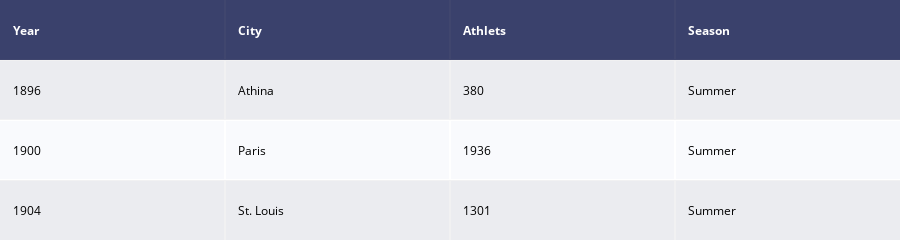

Notebook cell for this chart:
### Code cell
iplot(ff.create_table(df2.head(3)), filename='jupyter-table2')

### Figure 1 — Plotly figure (JSON) as saved in the notebook; plotly's stock layout.template omitted (floating-point values rounded to 4 significant figures)
{"data": [{"colorscale": [[0, "#00083e"], [0.5, "#ededee"], [1, "#ffffff"]], "hoverinfo": "none", "opacity": 0.75, "showscale": false, "type": "heatmap", "z": [[0, 0, 0, 0], [0.5, 0.5, 0.5, 0.5], [1, 1, 1, 1], [0.5, 0.5, 0.5, 0.5]]}], "layout": {"annotations": [{"align": "left", "font": {"color": "#ffffff"}, "showarrow": false, "text": "<b>Year</b>", "x": -0.45, "xanchor": "left", "xref": "x", "y": 0, "yref": "y"}, {"align": "left", "font": {"color": "#ffffff"}, "showarrow": false, "text": "<b>City</b>", "x": 0.55, "xanchor": "left", "xref": "x", "y": 0, "yref": "y"}, {"align": "left", "font": {"color": "#ffffff"}, "showarrow": false, "text": "<b>Athlets</b>", "x": 1.55, "xanchor": "left", "xref": "x", "y": 0, "yref": "y"}, {"align": "left", "font": {"color": "#ffffff"}, "showarrow": false, "text": "<b>Season</b>", "x": 2.55, "xanchor": "left", "xref": "x", "y": 0, "yref": "y"}, {"align": "left", "font": {"color": "#000000"}, "showarrow": false, "text": "1896", "x": -0.45, "xanchor": "left", "xref": "x", "y": 1, "yref": "y"}, {"align": "left", "font": {"color": "#000000"}, "showarrow": false, "text": "Athina", "x": 0.55, "xanchor": "left", "xref": "x", "y": 1, "yref": "y"}, {"align": "left", "font": {"color": "#000000"}, "showarrow": false, "text": "380", "x": 1.55, "xanchor": "left", "xref": "x", "y": 1, "yref": "y"}, {"align": "left", "font": {"color": "#000000"}, "showarrow": false, "text": "Summer", "x": 2.55, "xanchor": "left", "xref": "x", "y": 1, "yref": "y"}, {"align": "left", "font": {"color": "#000000"}, "showarrow": false, "text": "1900", "x": -0.45, "xanchor": "left", "xref": "x", "y": 2, "yref": "y"}, {"align": "left", "font": {"color": "#000000"}, "showarrow": false, "text": "Paris", "x": 0.55, "xanchor": "left", "xref": "x", "y": 2, "yref": "y"}, {"align": "left", "font": {"color": "#000000"}, "showarrow": false, "text": "1936", "x": 1.55, "xanchor": "left", "xref": "x", "y": 2, "yref": "y"}, {"align": "left", "font": {"color": "#000000"}, "showarrow": false, "text": "Summer", "x": 2.55, "xanchor": "left", "xref": "x", "y": 2, "yref": "y"}, {"align": "left", "font": {"color": "#000000"}, "showarrow": false, "text": "1904", "x": -0.45, "xanchor": "left", "xref": "x", "y": 3, "yref": "y"}, {"align": "left", "font": {"color": "#000000"}, "showarrow": false, "text": "St. Louis", "x": 0.55, "xanchor": "left", "xref": "x", "y": 3, "yref": "y"}, {"align": "left", "font": {"color": "#000000"}, "showarrow": false, "text": "1301", "x": 1.55, "xanchor": "left", "xref": "x", "y": 3, "yref": "y"}, {"align": "left", "font": {"color": "#000000"}, "showarrow": false, "text": "Summer", "x": 2.55, "xanchor": "left", "xref": "x", "y": 3, "yref": "y"}], "height": 170, "margin": {"b": 0, "l": 0, "r": 0, "t": 0}, "xaxis": {"dtick": 1, "gridwidth": 2, "showticklabels": false, "tick0": -0.5, "ticks": "", "zeroline": false}, "yaxis": {"autorange": "reversed", "dtick": 1, "gridwidth": 2, "showticklabels": false, "tick0": 0.5, "ticks": "", "zeroline": false}}}
